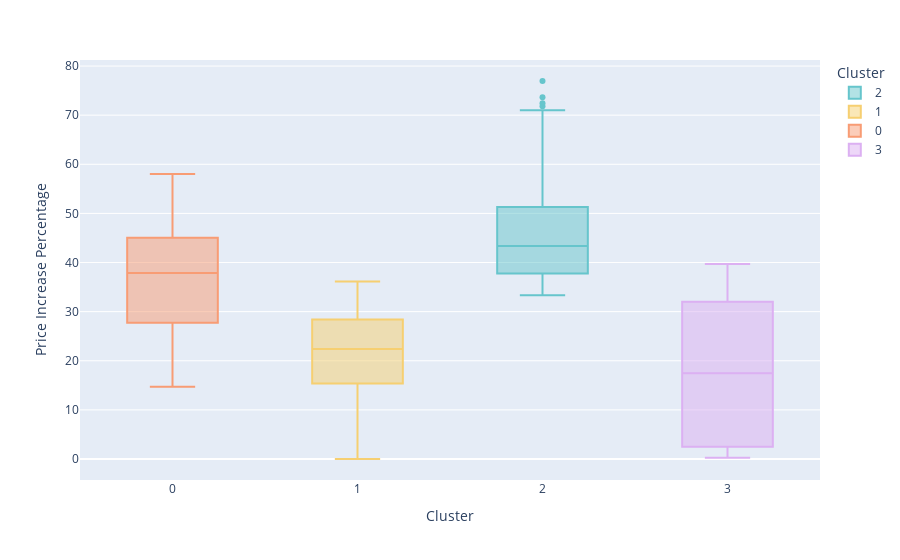

The notebook cell this image was saved under:
### Code cell
#RUNNING K-MEANS
kmeans = KMeans(n_clusters=4, init='k-means++', max_iter=300, n_init=10, random_state=0)

# Fit and predict 
clusters = kmeans.fit_predict(df_scaled)
df['Cluster'] = clusters

fig = px.box(df, x="Cluster", y="Price Increase Percentage", 
             color="Cluster", color_discrete_sequence=px.colors.qualitative.Pastel)
fig.show()

### Figure 1 — Plotly figure (JSON) as saved in the notebook; plotly's stock layout.template omitted (floating-point values rounded to 4 significant figures; data arrays with more than 128 entries replaced by an {"elided": "..."} marker saying what was removed)
{"data": [{"alignmentgroup": "True", "hovertemplate": "Cluster=%{x}<br>Price Increase Percentage=%{y}<extra></extra>", "legendgroup": "2", "marker": {"color": "rgb(102, 197, 204)"}, "name": "2", "notched": false, "offsetgroup": "2", "orientation": "v", "showlegend": true, "type": "box", "x": {"elided": "165 int values"}, "x0": " ", "xaxis": "x", "y": {"elided": "165 float values"}, "y0": " ", "yaxis": "y"}, {"alignmentgroup": "True", "hovertemplate": "Cluster=%{x}<br>Price Increase Percentage=%{y}<extra></extra>", "legendgroup": "1", "marker": {"color": "rgb(246, 207, 113)"}, "name": "1", "notched": false, "offsetgroup": "1", "orientation": "v", "showlegend": true, "type": "box", "x": {"elided": "181 int values"}, "x0": " ", "xaxis": "x", "y": {"elided": "181 float values"}, "y0": " ", "yaxis": "y"}, {"alignmentgroup": "True", "hovertemplate": "Cluster=%{x}<br>Price Increase Percentage=%{y}<extra></extra>", "legendgroup": "0", "marker": {"color": "rgb(248, 156, 116)"}, "name": "0", "notched": false, "offsetgroup": "0", "orientation": "v", "showlegend": true, "type": "box", "x": [0, 0, 0, 0, 0, 0, 0, 0, 0, 0, 0, 0, 0, 0, 0, 0, 0, 0, 0, 0, 0, 0, 0, 0, 0, 0, 0, 0], "x0": " ", "xaxis": "x", "y": [44.62, 46.06, 28.74, 38.6, 30.98, 39.9, 39.05, 40.36, 23.9, 41.62, 58.0, 51.76, 58.0, 55.84, 57.0, 26.75, 14.71, 36.26, 37.15, 32.02, 30.85, 38.91, 45.46, 20.13, 34.32, 15.2, 20.24, 18.95], "y0": " ", "yaxis": "y"}, {"alignmentgroup": "True", "hovertemplate": "Cluster=%{x}<br>Price Increase Percentage=%{y}<extra></extra>", "legendgroup": "3", "marker": {"color": "rgb(220, 176, 242)"}, "name": "3", "notched": false, "offsetgroup": "3", "orientation": "v", "showlegend": true, "type": "box", "x": [3, 3, 3, 3, 3, 3, 3, 3, 3, 3], "x0": " ", "xaxis": "x", "y": [2.204, 38.27, 20.0, 32.01, 0.2348, 29.0, 14.87, 4.399, 39.71, 2.5], "y0": " ", "yaxis": "y"}], "layout": {"boxmode": "overlay", "legend": {"title": {"text": "Cluster"}, "tracegroupgap": 0}, "margin": {"t": 60}, "xaxis": {"anchor": "y", "categoryarray": [2, 1, 0, 3], "categoryorder": "array", "domain": [0, 1], "title": {"text": "Cluster"}}, "yaxis": {"anchor": "x", "domain": [0, 1], "title": {"text": "Price Increase Percentage"}}}}
